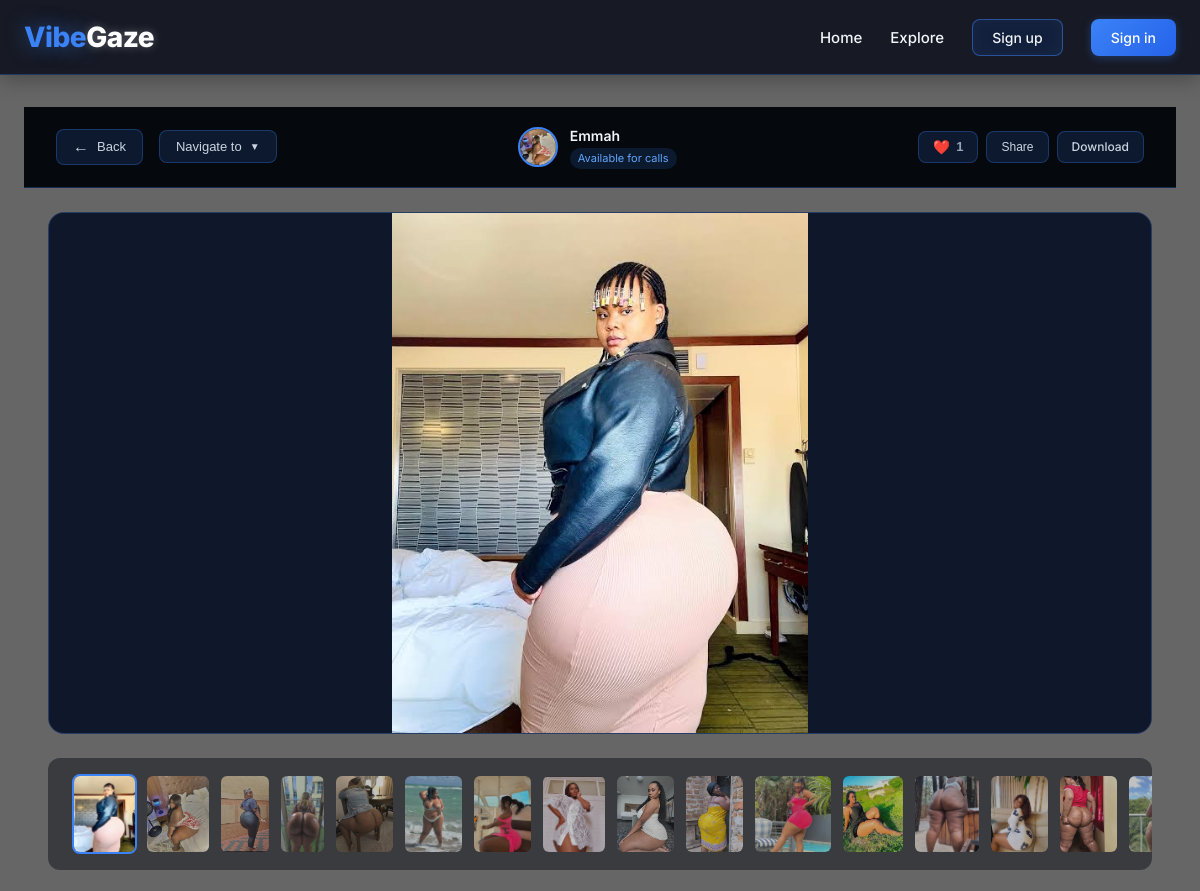
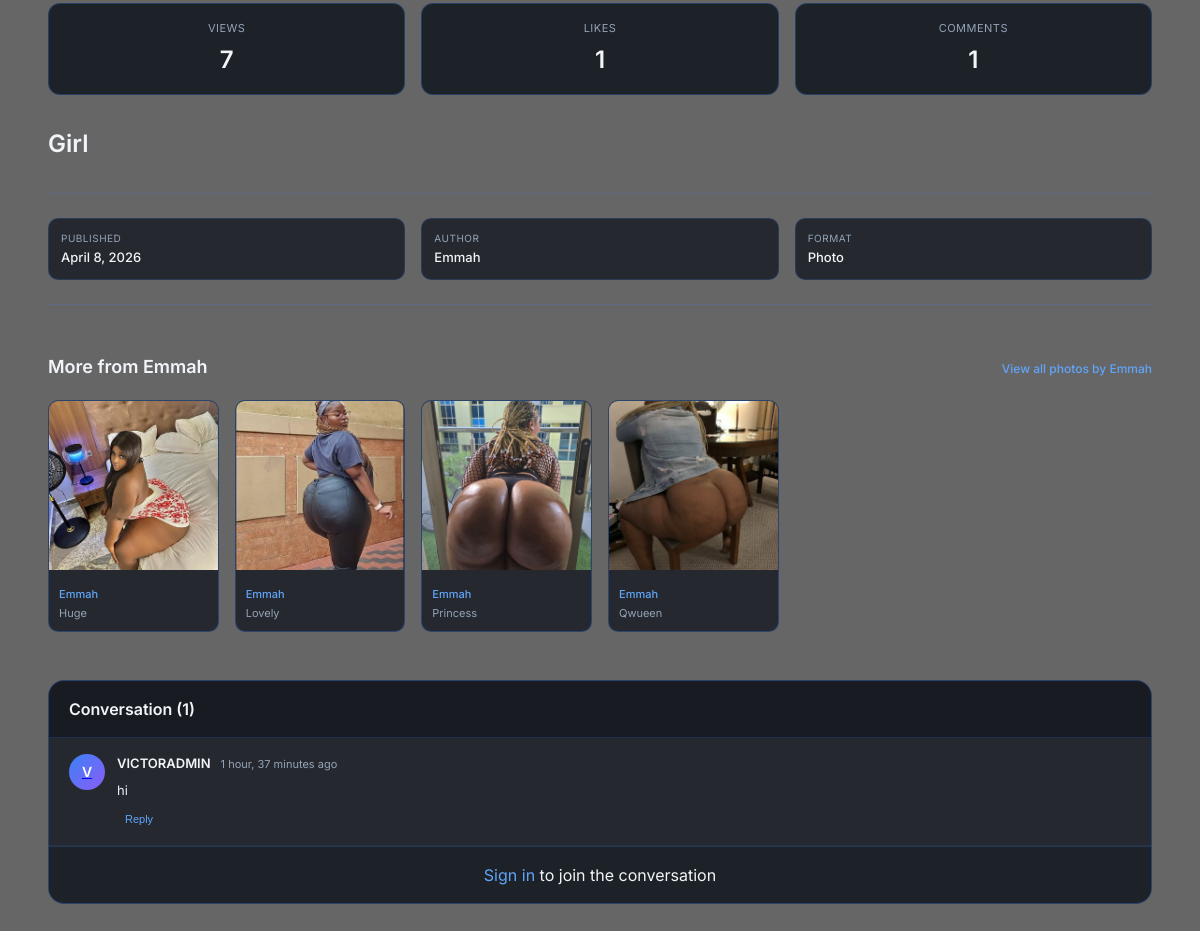
/photo/33/, run on the app's committed database (2 pictures, top to bottom).
### frontend/models.py (models this page shows, shortened)
class Photo(models.Model):
    author = models.ForeignKey(User, on_delete=models.CASCADE, related_name='photos')
    image = models.ImageField(upload_to=photo_upload_path, max_length=500)
    caption = models.CharField(max_length=500, blank=True)
    created_at = models.DateTimeField(auto_now_add=True)
    updated_at = models.DateTimeField(auto_now=True)
    likes = models.ManyToManyField(User, related_name='liked_photos', blank=True)
    views = models.PositiveIntegerField(default=0)
    class Meta:
        ordering = ['-created_at']
        verbose_name = 'Photo'
        verbose_name_plural = 'Photos'

class UserProfile(models.Model):
    user = models.OneToOneField(User, on_delete=models.CASCADE, related_name='profile')
    bio = models.TextField(blank=True, null=True)
    avatar = models.ImageField(upload_to='avatars/', blank=True, null=True)
    location = models.CharField(max_length=100, blank=True, null=True)
    website = models.URLField(blank=True, null=True)
    phone_number = models.CharField(max_length=20, blank=True, null=True)
    is_verified = models.BooleanField(default=False)
    is_available_for_calls = models.BooleanField(default=False)
    call_price_per_minute = models.DecimalField(max_digits=10, decimal_places=2, default=50.00)
    paid_message_price = models.DecimalField(max_digits=10, decimal_places=2, default=20.00)
    followers = models.ManyToManyField(User, related_name='following', blank=True)
    created_at = models.DateTimeField(auto_now_add=True)
    updated_at = models.DateTimeField(auto_now=True)

class Comment(models.Model):
    CONTENT_TYPES = [
        ('photo', 'Photo'),
        ('video', 'Video'),
    ]
    author = models.ForeignKey(User, on_delete=models.CASCADE, related_name='comments')
    content_type = models.CharField(max_length=10, choices=CONTENT_TYPES)
    photo = models.ForeignKey(Photo, on_delete=models.CASCADE, related_name='comments', null=True, blank=True)
    video = models.ForeignKey(Video, on_delete=models.CASCADE, related_name='comments', null=True, blank=True)
    parent = models.ForeignKey('self', on_delete=models.CASCADE, null=True, blank=True, related_name='replies')
    text = models.TextField(max_length=1000)
    created_at = models.DateTimeField(auto_now_add=True)
    class Meta:
        ordering = ['created_at']

### frontend/views.py (the view)
# urls.py: path('photo/<int:photo_id>/', views.photo_detail, name='photo_detail'),
def photo_detail(request, photo_id):
    try:
        photo = get_object_or_404(Photo, id=photo_id)
    except Http404:
        if request.headers.get('X-Requested-With') == 'XMLHttpRequest':
            return JsonResponse({'error': 'Photo not found'}, status=404)
        context = {
            'error_message': 'The photo you are looking for does not exist or has been removed.',
            'photo_id': photo_id,
            'suggestions': Photo.objects.select_related('author').all()[:8]
        }
        return render(request, 'frontend/photo_not_found.html', context, status=404)
    if photo.image and not os.path.exists(photo.image.path):
        messages.warning(request, 'This photo file is missing. It may have been removed from the server.')
    if not request.session.get(f'viewed_photo_{photo_id}'):
        photo.views += 1
        photo.save()
        request.session[f'viewed_photo_{photo_id}'] = True
    related_photos = Photo.objects.filter(author=photo.author).exclude(id=photo_id)[:4]
    if not related_photos:
        related_photos = Photo.objects.exclude(id=photo_id).order_by('-views')[:4]
    all_photos = Photo.objects.filter(image__isnull=False).order_by('-created_at')
    context = {
        'photo': photo,
        'related_photos': related_photos,
        'all_photos': all_photos,
    }
    return render(request, 'frontend/photo_detail.html', context)

### frontend/context_processors.py (called while the page is built, shortened)
def unread_messages_count(request):
    unread_count = 0
    return {'unread_thread_count': unread_count}

def background_media(request):
    media = BackgroundMedia.objects.filter(is_active=True).first()
    return {'background_media': media}

### templates/frontend/photo_detail.html (shortened to what this page needs)
{% extends 'base.html' %}
{% load static %}
{% block content %}
<div class="sticky-header">
    <div class="back-section">
        <button class="back-button" onclick="goBack()">
            <span class="back-arrow">←</span>
            <span>Back</span>
        </button>
        <div class="back-dropdown">
            <button class="dropdown-btn" id="dropdownBtn">
                <span>Navigate to</span>
                <span class="dropdown-arrow">▼</span>
            </button>
        </div>
    </div>
    <a href="{% url 'frontend:user_profile' photo.author.username %}" class="user-info">
        {% if photo.author.profile.avatar %}
            <img src="{{ photo.author.profile.avatar.url }}" class="avatar">
        {% else %}
            <div class="avatar-placeholder">{{ photo.author.username|first|upper }}</div>
        {% endif %}
        <div class="user-text">
            <span class="username">{{ photo.author.username }}</span>
            {% if photo.author.profile.is_available_for_calls %}
                <span class="available-badge">Available for calls</span>
            {% endif %}
        </div>
    </a>
    <div class="btn-group">
        <button class="btn like-btn {% if user in photo.likes.all %}liked{% endif %}" data-url="{% url 'frontend:like_photo' photo.id %}">
            <span class="heart-icon">❤️</span>
            <span class="like-count">{{ photo.likes.count }}</span>
        </button>
        <button class="btn" id="shareBtn">Share</button>
        <a href="{% url 'frontend:download_media' 'photo' photo.id %}" class="btn">Download</a>
    </div>
</div>
<div class="photo-container" id="mainPhotoContainer">
    <div class="photo-wrapper">
        <img src="{{ photo.image.url }}" alt="{{ photo.caption|default:'Photo' }}" class="photo-image" id="mainPhoto">
    </div>
</div>
{% if all_photos|length > 1 %}
<div class="carousel-thumbnails" id="thumbnailCarousel">
    {% for p in all_photos %}
    <img src="{{ p.image.url }}"
         alt="Thumbnail"
         class="thumbnail {% if p.id == photo.id %}active{% endif %}"
         data-id="{{ p.id }}"
         data-src="{{ p.image.url }}"
         data-caption="{{ p.caption|default:'Untitled' }}"
         data-author="{{ p.author.username }}">
    {% endfor %}
</div>
{% endif %}
<div class="container">
    <div class="stats">
        <div class="stat">
            <div class="stat-label">Views</div>
            <div class="stat-value">{{ photo.views|default:"0" }}</div>
        </div>
        <div class="stat">
            <div class="stat-label">Likes</div>
            <div class="stat-value">{{ photo.likes.count }}</div>
        </div>
        <div class="stat">
            <div class="stat-label">Comments</div>
            <div class="stat-value">{{ photo.comments.count }}</div>
        </div>
    </div>
    <h1 class="title">{{ photo.caption|default:"Untitled" }}</h1>
    <div class="details">
        <div class="detail">
            <div>
                <div class="detail-label">Published</div>
                <div class="detail-value">{{ photo.created_at|date:"F j, Y" }}</div>
            </div>
        </div>
        <div class="detail">
            <div>
                <div class="detail-label">Author</div>
                <div class="detail-value">{{ photo.author.get_full_name|default:photo.author.username }}</div>
            </div>
        </div>
        <div class="detail">
            <div>
                <div class="detail-label">Format</div>
                <div class="detail-value">Photo</div>
            </div>
        </div>
    </div>
    {% if related_photos %}
    <div class="related-section">
        <div class="related-header">
            <h3>More from {{ photo.author.username }}</h3>
            <a href="{% url 'frontend:user_profile' photo.author.username %}" class="related-link">
                View all photos by {{ photo.author.username }}
            </a>
        </div>
        <div class="related-grid" id="relatedGrid">
            {% for related in related_photos %}
            <a href="{% url 'frontend:photo_detail' related.id %}" class="related-card">
                <img src="{{ related.image.url }}" alt="{{ related.caption|default:'Photo' }}" loading="lazy">
                <div class="related-info">
                    <div class="related-user">{{ related.author.username }}</div>
                    <div class="related-title">{{ related.caption|truncatechars:40|default:"Untitled" }}</div>
                </div>
            </a>
            {% endfor %}
        </div>
    </div>
    {% endif %}
    <div class="comments-section">
        <div class="comments-header">
            <h3>Conversation ({{ photo.comments.count }})</h3>
        </div>
        <div id="commentsList">
            {% for comment in photo.comments.all %}
                {% if not comment.parent %}
                <div class="comment" id="comment-{{ comment.id }}">
                    <a href="{% url 'frontend:user_profile' comment.author.username %}">
                        {% if comment.author.profile.avatar %}
                            <img src="{{ comment.author.profile.avatar.url }}" class="comment-avatar">
                        {% else %}
                            <div class="comment-avatar-placeholder">{{ comment.author.username|first|upper }}</div>
                        {% endif %}
                    </a>
                    <div class="comment-content">
                        <div class="comment-header">
                            <a href="{% url 'frontend:user_profile' comment.author.username %}" class="comment-author">{{ comment.author.username }}</a>
                            <span class="comment-time">{{ comment.created_at|timesince }} ago</span>
                        </div>
                        <div class="comment-text">{{ comment.text|linebreaksbr }}</div>
                        <div class="comment-actions">
                            <button class="reply-btn" data-comment-id="{{ comment.id }}" data-author="{{ comment.author.username }}">Reply</button>
                        </div>
                    </div>
                </div>
                {% endif %}
            {% empty %}
            <div class="empty-state">
                <p>No comments yet. Start the conversation!</p>
            </div>
            {% endfor %}
        </div>
        {% if user.is_authenticated %}
        <div class="comment-form">
            <form id="commentForm" method="POST" action="{% url 'frontend:add_comment' 'photo' photo.id %}">
                {% csrf_token %}
                <textarea class="comment-input" name="text" rows="3" placeholder="Share your thoughts..." required></textarea>
                <div style="display: flex; justify-content: flex-end; margin-top: 12px;">
                    <button type="submit" class="btn btn-primary">Post Comment</button>
                </div>
            </form>
        </div>
        {% else %}
        <div class="comment-form" style="text-align: center;">
            <p><a href="{% url 'account_login' %}" style="color: #60a5fa; text-decoration: none;">Sign in</a> to join the conversation</p>
        </div>
        {% endif %}
    </div>
</div>
{% endblock %}

### templates/base.html (style rules this page uses)
* { margin: 0; padding: 0; box-sizing: border-box; }
body { font-family: 'Inter', -apple-system, BlinkMacSystemFont, 'Segoe UI', sans-serif; color: #f1f5f9; line-height: 1.5; min-height: 100vh; position: relative; }
body::before { content: ''; position: fixed; top: 0; left: 0; width: 100%; height: 100%; background: rgba(0, 0, 0, 0.6); pointer-events: none; z-index: 0; }
.comment-author { font-weight: 600; color: #60a5fa; text-decoration: none; }
.comment-text { margin: 8px 0; line-height: 1.6; }
.comment-actions { margin-top: 8px; }

### data on the page
Photo: author.profile.avatar (picture), author.username "Emmah", likes.count "1", image (picture), views "7", comments.count "1", caption "Girl", created_at "April 8, 2026", author.get_full_name "Emmah"
Photo: image (picture), author.username "Emmah", caption "Huge"
Photo: image (picture), author.username "Emmah", caption "Lovely"
Photo: image (picture), author.username "Emmah", caption "Princess"
Photo: image (picture), author.username "Emmah", caption "Qwueen"
Photo: image (picture)
Photo: image (picture)
Photo: image (picture)
Photo: image (picture)
Photo: image (picture)
Photo: image (picture)
Photo: image (picture)
Photo: image (picture)
Photo: image (picture)
Photo: image (picture)
Photo: image (picture)
Comment: author.username|first "V", author.username "VICTORADMIN", created_at "1 hour, 37 minutes", text "hi"
